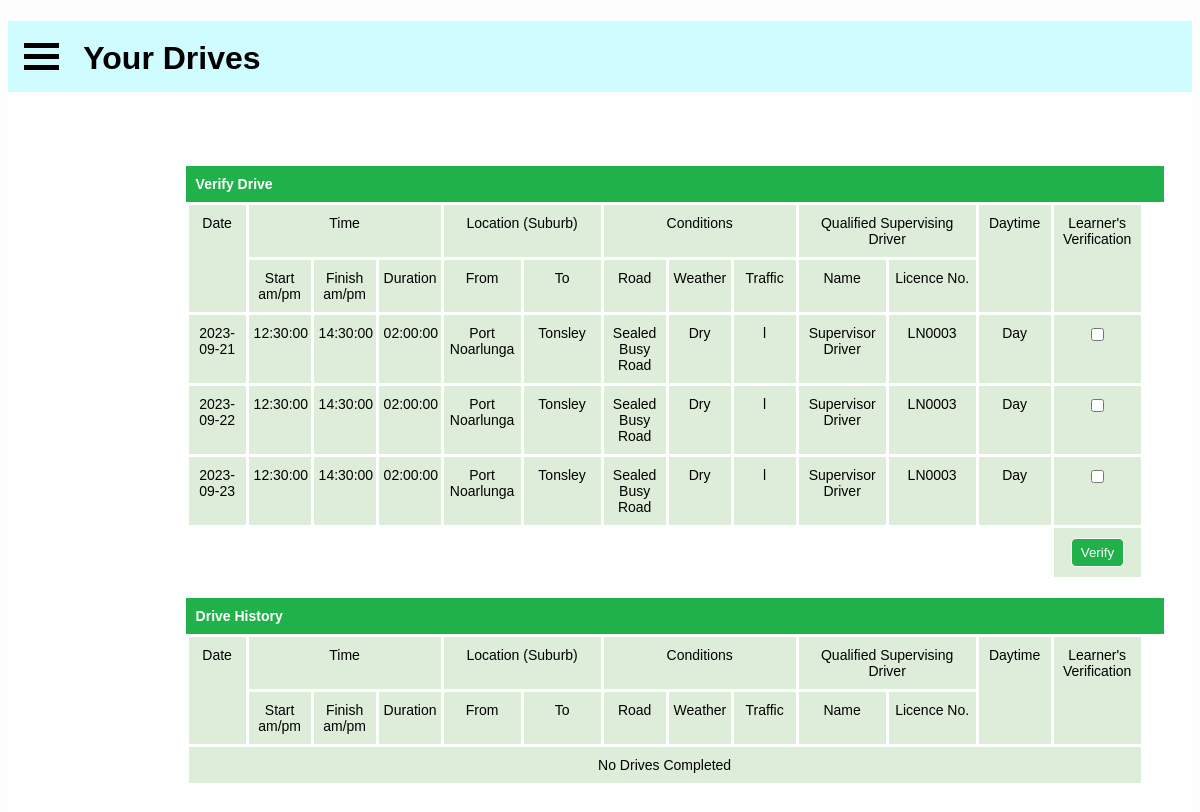
The app's page /learners/view-drives.php (signed in), older data.
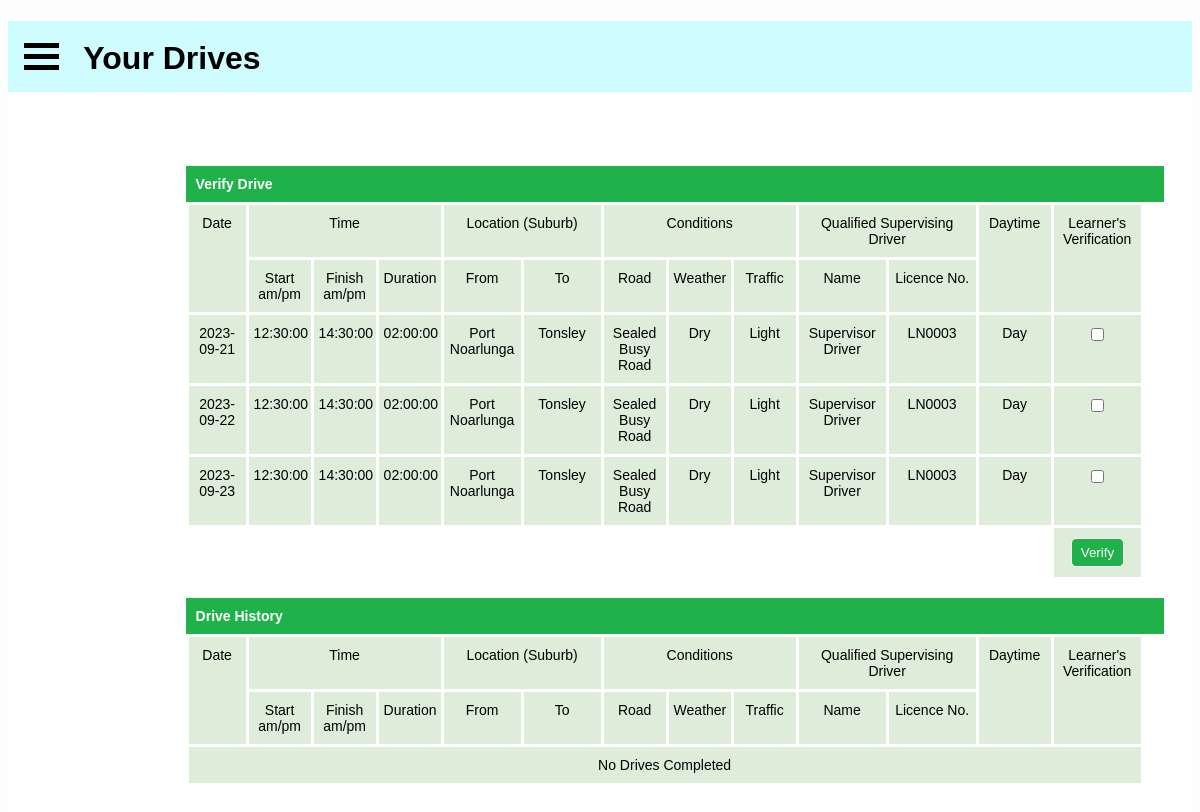
The same page, newer data.
### tables this page shows
CREATE TABLE Drives (
    id int NOT NULL AUTO_INCREMENT PRIMARY KEY,
    supervisorLicenceNumber varchar(6) NOT NULL,
    driveDate date,
    startTime time,
    endTime time,
    duration time GENERATED ALWAYS AS (TIMEDIFF(endTime, startTime)),
    fromLoc varchar(100),
    toLoc varchar(100),
    conditionRoadType varchar(20),
    conditionRoadCapacity varchar(20),
    conditionWeather varchar(20),
    conditionTraffic varchar(20),
    daytime boolean,
    learnerLicenceNo varchar(6) NOT NULL,
    verified boolean DEFAULT 0
) AUTO_INCREMENT = 1;

CREATE TABLE Users (
    id int NOT NULL AUTO_INCREMENT PRIMARY KEY,
    email varchar(100) UNIQUE,
    password varchar(100),
    phoneNumber varchar(10),
    firstName varchar(100),
    lastName varchar(100),
    dob date,
    learner boolean DEFAULT 0,
    instructor boolean DEFAULT 0,
    supervisor boolean DEFAULT 0,
    government boolean DEFAULT 0,
    licenceNo varchar(6),
    hasTempPassword boolean DEFAULT 0
) AUTO_INCREMENT = 1;

### learners/view-drives.php (the view, shortened to what this page needs)
<?php
require_once "../inc/db-session-include.php";
?>
<!DOCTYPE html>
<html lang="en">
<head>
    <link rel="stylesheet" href="../style/drive-table.css" />
    <link rel="stylesheet" href="../style/menu-style.css" />
</head>
<body>
    <?php
    require_once "learner-menu.php";
    ?>
    <div class="center" id="container">
        <?php
        $licenceNo = "";
        $sql = "SELECT licenceNo FROM Users WHERE id = '" . $_SESSION["userID"] . "';";
        if ($result = mysqli_query($conn, $sql)) {
            if (mysqli_num_rows($result) > 0) {
                $row = mysqli_fetch_assoc($result);
                $licenceNo = $row["licenceNo"];
            }
        }
        echo "<form action='verify-drive.php' method='post'>";
        echo '<table class="tg">
        <caption>Verify Drive</caption>
        <colgroup>
        <col style="width: 60px">
        <col style="width: 65px">
        <col style="width: 65px">
        <col style="width: 65px">
        <col style="width: 80px">
        <col style="width: 80px">
        <col style="width: 65px">
        <col style="width: 65px">
        <col style="width: 65px">
        <col style="width: 90px">
        <col style="width: 90px">
        <col style="width: 75px">
        <col style="width: 90px">
        </colgroup>
        <thead>
        <tr>
            <td class="cells" rowspan="2">Date</td>
            <td class="cells" colspan="3">Time</td>
            <td class="cells" colspan="2">Location (Suburb)</td>
            <td class="cells" colspan="3">Conditions</td>
            <td class="cells" colspan="2">Qualified Supervising Driver</td>
            <td class="cells" rowspan="2">Daytime</td>
            <td class="cells" rowspan="2">Learner\'s<br>Verification</td>
        </tr>
        <tr>
            <td class="cells">Start<br>am/pm</td>
            <td class="cells">Finish<br>am/pm</td>
            <td class="cells">Duration<br></td>
            <td class="cells">From</td>
            <td class="cells">To</td>
            <td class="cells">Road</td>
            <td class="cells">Weather</td>
            <td class="cells">Traffic</td>
            <td class="cells">Name</td>
            <td class="cells">Licence No.</td>
        </tr>
        </thead>';
        $sql = "SELECT Drives.driveDate, Drives.startTime, Drives.endTime,
                       Drives.duration, Drives.fromLoc, Drives.toLoc,
                       Drives.conditionRoadType, Drives.conditionRoadCapacity, Drives.conditionWeather,
                       Drives.conditionTraffic, Drives.supervisorLicenceNumber, Drives.id,
                       Drives.daytime, Users.firstName, Users.lastName
                       FROM Drives JOIN Users ON Drives.supervisorLicenceNumber = Users.licenceNo WHERE Drives.verified=0 AND Drives.learnerLicenceNo = '$licenceNo';";
        if ($result = mysqli_query($conn, $sql)) {
            if (mysqli_num_rows($result) > 0) {
                while ($row = mysqli_fetch_assoc($result)) {
                    echo "<br>";
                    $day = $row['daytime'] ? "Day" : "Night";
                    $name = $row["firstName"] . " " . $row["lastName"];
                    echo "<tr>
                            <td>{$row['driveDate']}</td>
                            <td>{$row['startTime']}</td>
                            <td>{$row['endTime']}</td>
                            <td>{$row['duration']}</td>
                            <td>{$row['fromLoc']}</td>
                            <td>{$row['toLoc']}</td>
                            <td>{$row['conditionRoadType']} {$row['conditionRoadCapacity']}</td>
                            <td>{$row['conditionWeather']}</td>
                            <td>{$row['conditionTraffic']}</td>
                            <td>$name</td>
                            <td>{$row['supervisorLicenceNumber']}</td>
                            <td>$day</td>
                            <td><input type='checkbox' name='{$row["id"]}'/></td>
                          </tr>";
                }
                echo "
                <tr>
                    <td style='background-color: white'></td>
                    <td style='background-color: white'></td>
                    <td style='background-color: white'></td>
                    <td style='background-color: white'></td>
                    <td style='background-color: white'></td>
                    <td style='background-color: white'></td>
                    <td style='background-color: white'></td>
                    <td style='background-color: white'></td>
                    <td style='background-color: white'></td>
                    <td style='background-color: white'></td>
                    <td style='background-color: white'></td>
                    <td style='background-color: white'></td>
                    <td><input type='submit' id='submit-verify' value='Verify'/></td>
                </tr>";
            } else {
                echo "<tr><td colspan='13'>All drives Verified</td></tr>";
            }
        }
        echo "</table>";
        echo "</form><br>";
        ?>
        <?php
        echo '<table class="tg">
        <caption>Drive History</caption>
        <colgroup>
        <col style="width: 60px">
        <col style="width: 65px">
        <col style="width: 65px">
        <col style="width: 65px">
        <col style="width: 80px">
        <col style="width: 80px">
        <col style="width: 65px">
        <col style="width: 65px">
        <col style="width: 65px">
        <col style="width: 90px">
        <col style="width: 90px">
        <col style="width: 75px">
        <col style="width: 90px">
        </colgroup>
        <thead>
        <tr>
            <td class="cells" rowspan="2">Date</td>
            <td class="cells" colspan="3">Time</td>
            <td class="cells" colspan="2">Location (Suburb)</td>
            <td class="cells" colspan="3">Conditions</td>
            <td class="cells" colspan="2">Qualified Supervising Driver</td>
            <td class="cells" rowspan="2">Daytime</td>
            <td class="cells" rowspan="2">Learner\'s<br>Verification</td>
        </tr>
        <tr>
            <td class="cells">Start<br>am/pm</td>
            <td class="cells">Finish<br>am/pm</td>
            <td class="cells">Duration<br></td>
            <td class="cells">From</td>
            <td class="cells">To</td>
            <td class="cells">Road</td>
            <td class="cells">Weather</td>
            <td class="cells">Traffic</td>
            <td class="cells">Name</td>
            <td class="cells">Licence No.</td>
        </tr>
        </thead>';
        $sql = "SELECT * FROM Drives JOIN Users ON Drives.supervisorLicenceNumber = Users.licenceNo WHERE Drives.verified=1 AND Drives.learnerLicenceNo = '$licenceNo';";
        if ($result = mysqli_query($conn, $sql)) {
            if (mysqli_num_rows($result) > 0) {
                while ($row = mysqli_fetch_assoc($result)) {
                    $day = $row['daytime'] ? "Day" : "Night";
                    $name = $row["firstName"] . " " . $row["lastName"];
                    echo "<tr>
                        <td>{$row['driveDate']}</td>
                        <td>{$row['startTime']}</td>
                        <td>{$row['endTime']}</td>
                        <td>{$row['duration']}</td>
                        <td>{$row['fromLoc']}</td>
                        <td>{$row['toLoc']}</td>
                        <td>{$row['conditionRoadType']} {$row['conditionRoadCapacity']}</td>
                        <td>{$row['conditionWeather']}</td>
                        <td>{$row['conditionTraffic']}</td>
                        <td>$name</td>
                        <td>{$row['supervisorLicenceNumber']}</td>
                        <td>$day</td>
                        <td>Verified</td>
                        <td></td>
                      </tr>";
                }
            } else {
                echo "<tr><td colspan='14'>No Drives Completed</td></tr>";
            }
        }
        echo "</table>";
        ?>
    </div>
</body>
</html>

### learners/learner-menu.php (shortened to what this page needs)
<h1 class="title-banner" id="home-page-header">
    <div class="dropdown">
        <button class="dropbtn">
            <div class="bar"></div>
            <div class="bar"></div>
            <div class="bar"></div>
        </button>
    </div>
    <label class="title-text" id="page-title">Home Page</label>
</h1>

### style/drive-table.css (style rules this page uses)
body { background-color: #ffffff; }
caption { background-color: #20b14b; padding: 10px 10px; width: 100%; margin: 0; color: white; text-align: left; font-weight: bold; }
#container.center { top: 50%; left: 50%; }
.center { margin: auto; width: 70%; }
#container { padding: 10px 40px 40px 40px; max-width: 100%; }
label { margin-bottom: 10px; }
input#submit-verify { position: relative; right: 15%; background-color: #20b14b; color: white; border: white 1px solid; padding: 6px 9px; border-radius: 5px; }
table { text-decoration: solid; font-size: 14px; width: 1000px; table-layout: fixed; width: 705px; border-color: #a9a9a9; empty-cells: hide; }
#submit-verify { float: right; cursor: pointer; }
.tg { border-collapse: collapse; border-spacing: 0; text-align: center; }
.tg td { border-style: solid; border-width: 1px; font-family: Arial, sans-serif; font-size: 14px; overflow: hidden; padding: 10px 5px; word-break: normal; border: white 3px solid; text-align: center; empty-cells: hide; }
.tg .cells { background-color: #ddedda; border-color: #ffffff; text-align: center; vertical-align: top; }
td { background-color: #ddedda; border-color: #ffffff; text-align: left; vertical-align: top; }

### style/menu-style.css (style rules this page uses)
html { background-color: #fdfdfd; }
body { font-family: Helvetica, Arial, sans-serif; }
.title-banner { text-align: left; margin-bottom: 10px; background-color: #cffcff; }
.title-text { position: relative; bottom: 7px }
.dropbtn { background-color: #cffcff; color: white; padding: 16px; font-size: 16px; border: none; }
.dropdown { position: left; display: inline-block; }
.bar { width: 35px; height: 5px; background-color: Black; margin: 6px 0; }

Row changes from the older to the newer data that the page shows:
changed drives (number 1 of 3 on the later page): conditionTraffic "l" → "Light"
changed drives (number 2 of 3 on the later page): conditionTraffic "l" → "Light"
changed drives (number 3 of 3 on the later page): conditionTraffic "l" → "Light"
